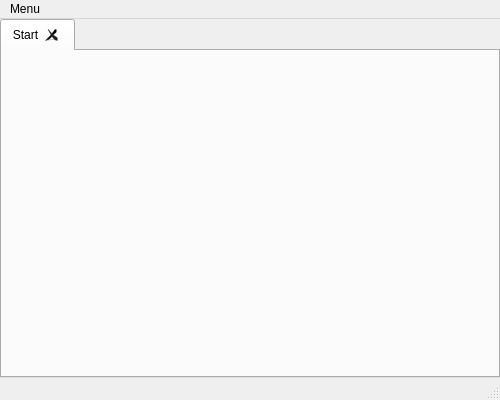
<?xml version="1.0" encoding="UTF-8"?>
<ui version="4.0">
 <class>MainWindow</class>
 <widget class="QMainWindow" name="MainWindow">
  <property name="geometry">
   <rect>
    <x>0</x>
    <y>0</y>
    <width>500</width>
    <height>400</height>
   </rect>
  </property>
  <property name="windowTitle">
   <string>MainWindow</string>
  </property>
  <widget class="QWidget" name="centralWidget">
   <layout class="QHBoxLayout" name="horizontalLayout">
    <property name="spacing">
     <number>0</number>
    </property>
    <property name="leftMargin">
     <number>0</number>
    </property>
    <property name="topMargin">
     <number>0</number>
    </property>
    <property name="rightMargin">
     <number>0</number>
    </property>
    <property name="bottomMargin">
     <number>0</number>
    </property>
    <item>
     <widget class="QTabWidget" name="tabWidget">
      <property name="currentIndex">
       <number>0</number>
      </property>
      <property name="tabsClosable">
       <bool>true</bool>
      </property>
      <property name="movable">
       <bool>true</bool>
      </property>
      <widget class="QWidget" name="tab">
       <attribute name="title">
        <string>Start</string>
       </attribute>
      </widget>
     </widget>
    </item>
   </layout>
  </widget>
  <widget class="QMenuBar" name="menuBar">
   <property name="geometry">
    <rect>
     <x>0</x>
     <y>0</y>
     <width>500</width>
     <height>26</height>
    </rect>
   </property>
   <widget class="QMenu" name="menuMenu">
    <property name="title">
     <string>Menu</string>
    </property>
    <addaction name="actionNewGame"/>
    <addaction name="actionOpen"/>
    <addaction name="separator"/>
    <addaction name="actionSave"/>
    <addaction name="actionSaveAs"/>
    <addaction name="separator"/>
    <addaction name="actionClose"/>
   </widget>
   <addaction name="menuMenu"/>
  </widget>
  <widget class="QStatusBar" name="statusBar"/>
  <action name="actionNewGame">
   <property name="text">
    <string>Nová Hra</string>
   </property>
  </action>
  <action name="actionOpen">
   <property name="text">
    <string>Otevřít</string>
   </property>
  </action>
  <action name="actionSave">
   <property name="text">
    <string>Uložit</string>
   </property>
  </action>
  <action name="actionSaveAs">
   <property name="text">
    <string>Uložit Jako</string>
   </property>
  </action>
  <action name="actionClose">
   <property name="text">
    <string>Konec</string>
   </property>
  </action>
 </widget>
 <layoutdefault spacing="6" margin="11"/>
 <resources/>
 <connections/>
</ui>
